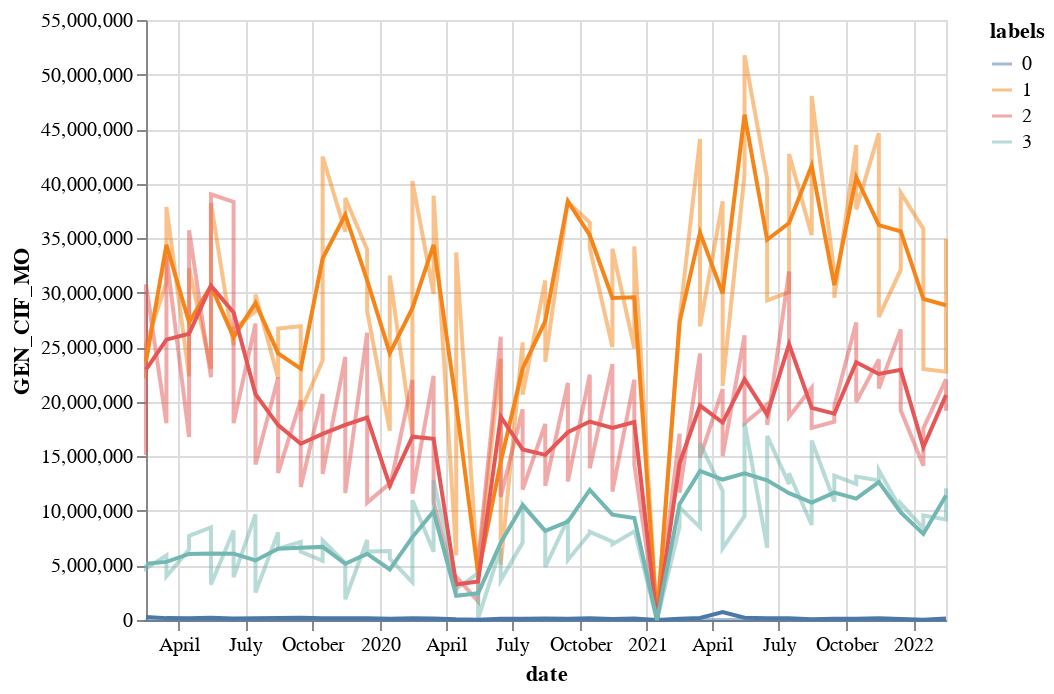

Notebook source saved alongside this figure:
### Code cell
#putting it together 
alt.layer(line, line_centroid)

### Figure 1 — Vega-Lite specification as saved in the notebook (floating-point values rounded to 4 significant figures; data arrays with more than 128 entries replaced by an {"elided": "..."} marker saying what was removed)
{"config": {"view": {"continuousWidth": 400, "continuousHeight": 300}}, "layer": [{"data": {"name": "data-99e6b02b6bfb71c527fe580041d400c9"}, "mark": {"type": "line", "opacity": 0.5}, "encoding": {"color": {"field": "labels", "type": "nominal"}, "x": {"field": "date", "type": "temporal"}, "y": {"field": "GEN_CIF_MO", "type": "quantitative"}}}, {"data": {"name": "data-826bade7dd1cd4483740678c4d7baf7f"}, "mark": "line", "encoding": {"color": {"field": "labels", "type": "nominal"}, "x": {"field": "date", "type": "temporal"}, "y": {"field": "GEN_CIF_MO", "type": "quantitative"}}}], "$schema": "https://vega.github.io/schema/vega-lite/v4.17.0.json", "datasets": {"data-99e6b02b6bfb71c527fe580041d400c9": {"elided": "296 records"}, "data-826bade7dd1cd4483740678c4d7baf7f": {"elided": "148 records"}}}
